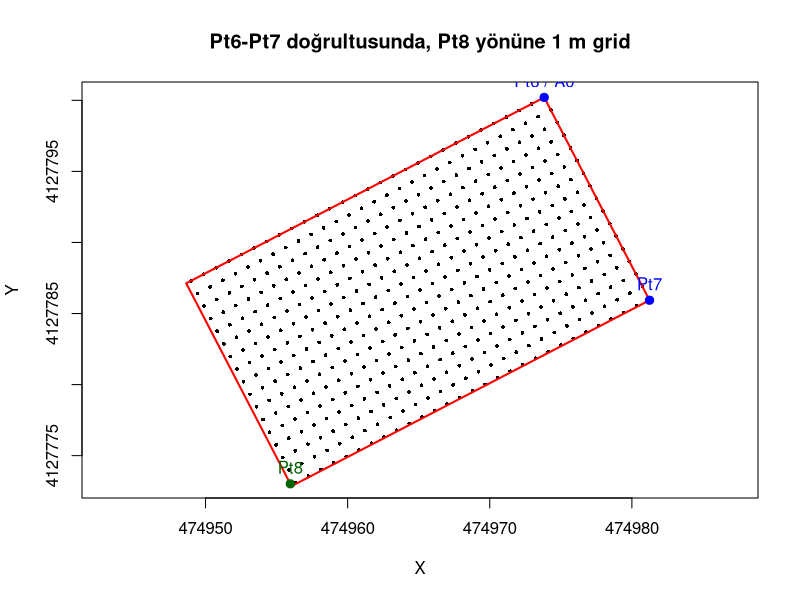

R code for this plot:
# =========================================================
# Pt6-Pt7 doğrultusuna göre, Pt8 yönüne açılan dikdörtgen içinde
# A0'dan başlayarak 1 m aralıklarla grid noktaları üretme
# =========================================================

# -------------------------
# 1) NOKTALAR
# -------------------------
Pt6 <- c(X = 474973.830, Y = 4127800.206)
Pt7 <- c(X = 474981.240, Y = 4127785.934)
Pt8 <- c(X = 474955.968, Y = 4127773.017)

grid_araligi <- 1  # metre

# -------------------------
# 2) YARDIMCI FONKSİYONLAR
# -------------------------
norm_vec <- function(v) {
  sqrt(sum(v^2))
}

unit_vec <- function(v) {
  v / norm_vec(v)
}

# -------------------------
# 3) Pt6 -> Pt7 DOĞRULTUSU (x ekseni)
# -------------------------
v67 <- Pt7 - Pt6
Lx  <- norm_vec(v67)       # dikdörtgen uzunluğu
ux  <- unit_vec(v67)       # birim doğrultu vektörü

# Dik vektör adayları
uy1 <- c(-ux[2], ux[1])
uy2 <- c( ux[2], -ux[1])

# Pt8 hangi taraftaysa o dik yön seçilir
v68 <- Pt8 - Pt6
if (sum(v68 * uy1) >= 0) {
  uy <- uy1
} else {
  uy <- uy2
}

# Pt8'in doğruya dik imzalı uzaklığı
Ly_signed <- sum(v68 * uy)
Ly <- abs(Ly_signed)       # dikdörtgen genişliği

# -------------------------
# 4) DİKDÖRTGEN KÖŞELERİ
# -------------------------
A0 <- Pt6
A1 <- Pt6 + Lx * ux
B0 <- Pt6 + Ly * uy
B1 <- Pt6 + Lx * ux + Ly * uy

cat("Köşe koordinatları:\n")
print(rbind(A0 = A0, A1 = A1, B0 = B0, B1 = B1))

# -------------------------
# 5) GRID NOKTALARI
# -------------------------
# Satır: dik yönde (A, B, C, ...)
# Sütun: doğrultu boyunca (0, 1, 2, ...)
nx <- floor(Lx / grid_araligi)
ny <- floor(Ly / grid_araligi)

x_mesafeler <- seq(0, nx * grid_araligi, by = grid_araligi)
y_mesafeler <- seq(0, ny * grid_araligi, by = grid_araligi)

# Harf üretici (A, B, C, ..., Z, AA, AB, ...)
num_to_letters <- function(n) {
  out <- character(length(n))
  for (k in seq_along(n)) {
    x <- n[k]
    s <- ""
    repeat {
      r <- x %% 26
      s <- paste0(LETTERS[r + 1], s)
      x <- x %/% 26 - 1
      if (x < 0) break
    }
    out[k] <- s
  }
  out
}

grid_list <- vector("list", length(y_mesafeler) * length(x_mesafeler))
idx <- 1

for (j in seq_along(y_mesafeler)) {
  for (i in seq_along(x_mesafeler)) {
    
    d_x <- x_mesafeler[i]
    d_y <- y_mesafeler[j]
    
    P <- A0 + d_x * ux + d_y * uy
    
    satir_adi <- num_to_letters(j - 1)   # A, B, C...
    sutun_no  <- i - 1                   # 0,1,2...
    nokta_adi <- paste0(satir_adi, sutun_no)
    
    grid_list[[idx]] <- data.frame(
      Nokta = nokta_adi,
      Satir = satir_adi,
      Sutun = sutun_no,
      dx_m = d_x,
      dy_m = d_y,
      X = round(P[1], 3),
      Y = round(P[2], 3)
    )
    
    idx <- idx + 1
  }
}

grid_df <- do.call(rbind, grid_list)

# -------------------------
# 6) SONUÇLARI GÖSTER
# -------------------------
cat("\nİlk 20 grid noktası:\n")
print(head(grid_df, 20))

# -------------------------
# 7) CSV KAYDET
# -------------------------
write.table(grid_df, "grid_noktalari_1m.csv", row.names = FALSE, 
            fileEncoding = "UTF-8", sep = ";")

# -------------------------
# 7B) SHP EXPORT (EPSG:5255)
# -------------------------
if (!requireNamespace("sf", quietly = TRUE)) install.packages("sf")
library(sf)

# grid noktalarını sf objesine çevir
grid_sf <- st_as_sf(
  grid_df,
  coords = c("X", "Y"),
  crs = 5255
)

# SHP olarak kaydet
st_write(
  grid_sf,
  "grid_noktalari_1m_epsg5255.shp",
  delete_layer = TRUE,
  quiet = TRUE
)

cat("\nSHP dosyası EPSG:5255 olarak kaydedildi: grid_noktalari_1m_epsg5255.shp\n")

# -------------------------
# 8) GRAFİK
# -------------------------
plot(grid_df$X, grid_df$Y,
     asp = 1, pch = 16, cex = 0.5,
     xlab = "X", ylab = "Y",
     main = "Pt6-Pt7 doğrultusunda, Pt8 yönüne 1 m grid")

# Dikdörtgen sınırı
rect_x <- c(A0[1], A1[1], B1[1], B0[1], A0[1])
rect_y <- c(A0[2], A1[2], B1[2], B0[2], A0[2])
lines(rect_x, rect_y, lwd = 2, col = "red")

# Ana noktalar
points(rbind(Pt6, Pt7, Pt8), pch = 19, col = c("blue", "blue", "darkgreen"), cex = 1.1)
text(Pt6[1], Pt6[2], "Pt6 / A0", pos = 3, col = "blue")
text(Pt7[1], Pt7[2], "Pt7", pos = 3, col = "blue")
text(Pt8[1], Pt8[2], "Pt8", pos = 3, col = "darkgreen")
